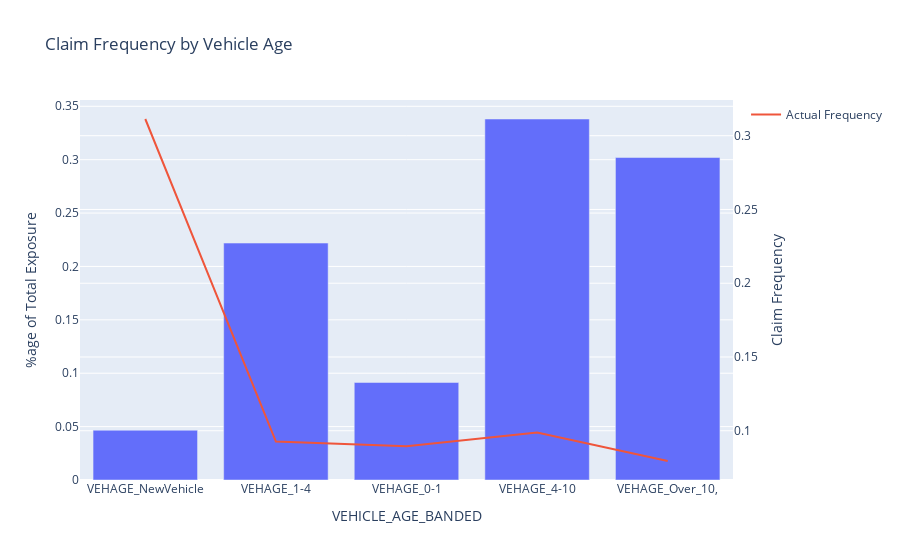

This figure's notebook cell:
### Code cell
# Convert Snowpark DataFrame to Pandas DataFrame
vehicle_age_banded_pd_df = vehicle_age_banded_df.to_pandas()

# Set up the figure and axis
fig, ax1 = plt.subplots(figsize=(10, 6))

# Plot the blue bars for the percentage of total exposure
ax1.bar(vehicle_age_banded_pd_df['VEHICLE_AGE_BANDED'], vehicle_age_banded_pd_df['PERCENTAGE_OF_TOTAL_EXPOSURE'], color='blue', label='% of Total Exposure')
ax1.set_xlabel('Vehicle Age Banded')
ax1.set_ylabel('% of Total Exposure', color='blue')
ax1.tick_params(axis='y', labelcolor='blue')

# Create a second y-axis for the red line plot
ax2 = ax1.twinx()
ax2.plot(vehicle_age_banded_pd_df['VEHICLE_AGE_BANDED'], vehicle_age_banded_pd_df['CLAIMS_PER_UNIT_EXPOSURE'], color='red', marker='o', label='Claim Frequency')
ax2.set_ylabel('Claim Frequency', color='red')
ax2.tick_params(axis='y', labelcolor='red')

# Set title and show the plot
plt.title('Claim Frequency by Vehicle Age')
fig.tight_layout()
plt.show()

### Figure 1 — Plotly figure (JSON) as saved in the notebook; plotly's stock layout.template omitted (floating-point values rounded to 4 significant figures)
{"data": [{"alignmentgroup": "True", "hovertemplate": "VEHICLE_AGE_BANDED=%{x}<br>%age of Total Exposure=%{y}<extra></extra>", "legendgroup": "", "marker": {"color": "#636efa", "pattern": {"shape": ""}}, "name": "", "offsetgroup": "", "orientation": "v", "showlegend": false, "textposition": "auto", "type": "bar", "x": ["VEHAGE_NewVehicle", "VEHAGE_1-4", "VEHAGE_0-1", "VEHAGE_4-10", "VEHAGE_Over_10,"], "xaxis": "x", "y": [0.04664, 0.2219, 0.09135, 0.3381, 0.302], "yaxis": "y"}, {"mode": "lines", "name": "Actual Frequency", "type": "scatter", "x": ["VEHAGE_NewVehicle", "VEHAGE_1-4", "VEHAGE_0-1", "VEHAGE_4-10", "VEHAGE_Over_10,"], "y": [0.3113, 0.09265, 0.0895, 0.0989, 0.07951], "yaxis": "y2"}], "layout": {"barmode": "relative", "legend": {"tracegroupgap": 0}, "title": {"text": "Claim Frequency by Vehicle Age"}, "xaxis": {"anchor": "y", "domain": [0, 1], "title": {"text": "VEHICLE_AGE_BANDED"}}, "yaxis": {"anchor": "x", "domain": [0, 1], "title": {"text": "%age of Total Exposure"}}, "yaxis2": {"overlaying": "y", "side": "right", "title": {"text": "Claim Frequency"}}}}
